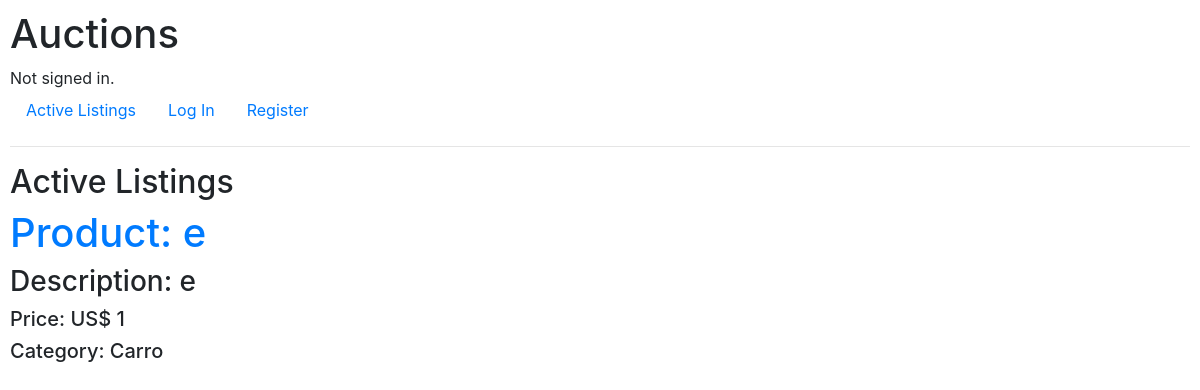
The app's page /, older data.
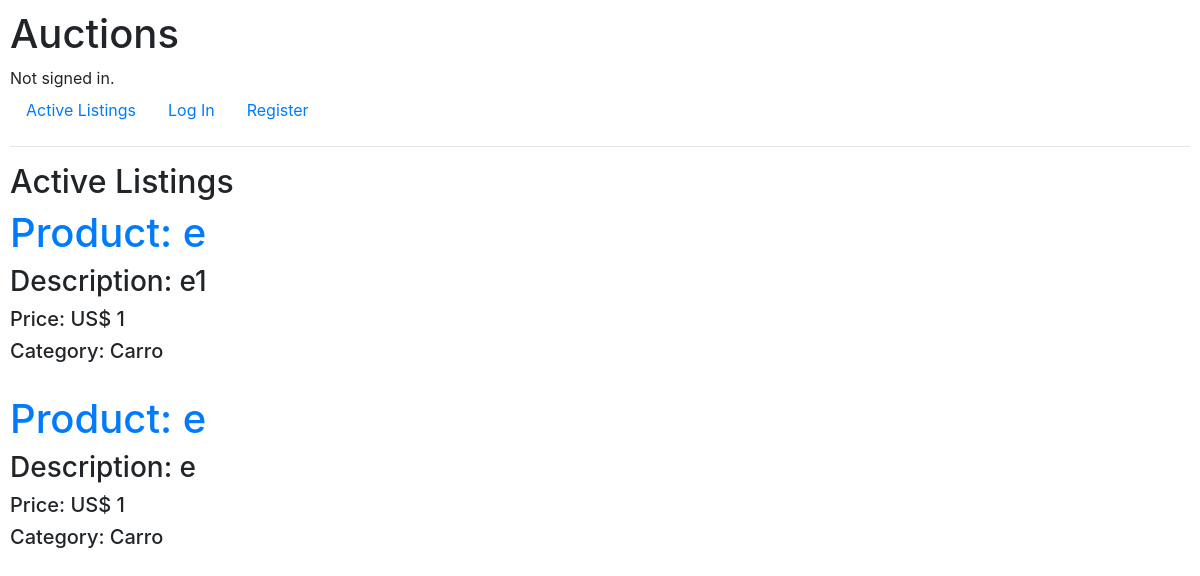
The same page, newer data.
### auctions/models.py (models this page shows, shortened)
class leilao(models.Model):
    titulo = models.CharField(max_length=10)
    descricao = models.CharField(max_length=10)
    valor_min = models.IntegerField()
    catego = models.CharField(max_length=64)
    dono = models.CharField(max_length=64)

### auctions/views.py (the view)
# urls.py: path("", views.index, name="index"),
def index(request):
    return render(request, "auctions/index.html",{
        "teste": leilao.objects.all()
    })

### auctions/templates/auctions/index.html
{% extends "auctions/layout.html" %}
{% block body %}
    <h2>Active Listings</h2>
    {% for leilao in teste %}
        <h1><a href="{% url 'product_id' leilao.id %}">Product: {{ leilao.titulo }}</a></h1>
        <h3>Description: {{leilao.descricao}}</h3>
        <h5>Price: US$ {{leilao.valor_min}}</h5>
        <h5>Category: {{leilao.catego}}</h5>
        <br>
    {% endfor %}
{% endblock %}

Row changes from the older to the newer data that the page shows:
added leilao: titulo "e", descricao "e1", valor_min "1", catego "Carro"
